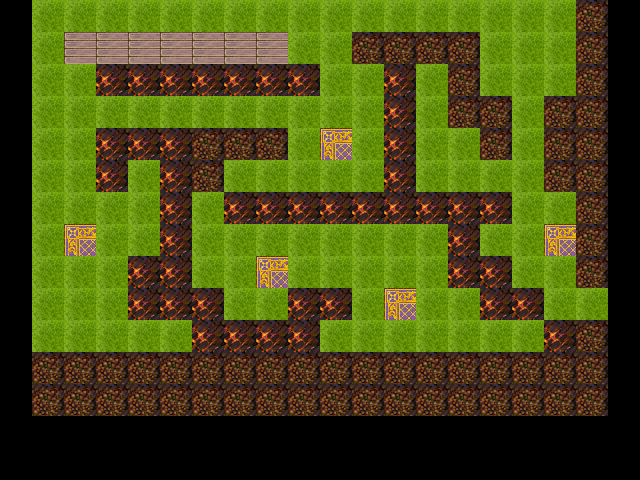

This game map was drawn from its Tiled (.tmx) file and the tilesets committed beside it. A one-line description and the full map source follow:
An orthogonal 20x15 tile map with 32x32 px tiles, 1 tile layer (Camada de Tiles 1).

<map version="1.0" orientation="orthogonal" width="20" height="15" tilewidth="32" tileheight="32">
 <tileset firstgid="1" name="fase2" tilewidth="32" tileheight="32">
  <image source="tiles.png" width="512" height="416" />
 </tileset>
 <layer name="Camada de Tiles 1" width="20" height="15">
  <data>
   <tile gid="0" />
   <tile gid="113" />
   <tile gid="113" />
   <tile gid="113" />
   <tile gid="113" />
   <tile gid="113" />
   <tile gid="113" />
   <tile gid="113" />
   <tile gid="113" />
   <tile gid="113" />
   <tile gid="113" />
   <tile gid="113" />
   <tile gid="113" />
   <tile gid="113" />
   <tile gid="113" />
   <tile gid="113" />
   <tile gid="113" />
   <tile gid="113" />
   <tile gid="166" />
   <tile gid="0" />
   <tile gid="0" />
   <tile gid="113" />
   <tile gid="175" />
   <tile gid="175" />
   <tile gid="175" />
   <tile gid="175" />
   <tile gid="175" />
   <tile gid="175" />
   <tile gid="175" />
   <tile gid="113" />
   <tile gid="113" />
   <tile gid="166" />
   <tile gid="166" />
   <tile gid="166" />
   <tile gid="166" />
   <tile gid="113" />
   <tile gid="113" />
   <tile gid="113" />
   <tile gid="166" />
   <tile gid="0" />
   <tile gid="0" />
   <tile gid="113" />
   <tile gid="113" />
   <tile gid="162" />
   <tile gid="162" />
   <tile gid="162" />
   <tile gid="162" />
   <tile gid="162" />
   <tile gid="162" />
   <tile gid="162" />
   <tile gid="113" />
   <tile gid="113" />
   <tile gid="162" />
   <tile gid="113" />
   <tile gid="166" />
   <tile gid="113" />
   <tile gid="113" />
   <tile gid="113" />
   <tile gid="166" />
   <tile gid="0" />
   <tile gid="0" />
   <tile gid="113" />
   <tile gid="113" />
   <tile gid="113" />
   <tile gid="113" />
   <tile gid="113" />
   <tile gid="113" />
   <tile gid="113" />
   <tile gid="113" />
   <tile gid="113" />
   <tile gid="113" />
   <tile gid="113" />
   <tile gid="162" />
   <tile gid="113" />
   <tile gid="166" />
   <tile gid="166" />
   <tile gid="113" />
   <tile gid="166" />
   <tile gid="166" />
   <tile gid="0" />
   <tile gid="0" />
   <tile gid="113" />
   <tile gid="113" />
   <tile gid="162" />
   <tile gid="162" />
   <tile gid="162" />
   <tile gid="166" />
   <tile gid="166" />
   <tile gid="166" />
   <tile gid="113" />
   <tile gid="173" />
   <tile gid="113" />
   <tile gid="162" />
   <tile gid="113" />
   <tile gid="113" />
   <tile gid="166" />
   <tile gid="113" />
   <tile gid="166" />
   <tile gid="166" />
   <tile gid="0" />
   <tile gid="0" />
   <tile gid="113" />
   <tile gid="113" />
   <tile gid="162" />
   <tile gid="113" />
   <tile gid="162" />
   <tile gid="166" />
   <tile gid="113" />
   <tile gid="113" />
   <tile gid="113" />
   <tile gid="113" />
   <tile gid="113" />
   <tile gid="162" />
   <tile gid="113" />
   <tile gid="113" />
   <tile gid="113" />
   <tile gid="113" />
   <tile gid="166" />
   <tile gid="166" />
   <tile gid="0" />
   <tile gid="0" />
   <tile gid="113" />
   <tile gid="113" />
   <tile gid="113" />
   <tile gid="113" />
   <tile gid="162" />
   <tile gid="113" />
   <tile gid="162" />
   <tile gid="162" />
   <tile gid="162" />
   <tile gid="162" />
   <tile gid="162" />
   <tile gid="162" />
   <tile gid="162" />
   <tile gid="162" />
   <tile gid="162" />
   <tile gid="113" />
   <tile gid="113" />
   <tile gid="166" />
   <tile gid="0" />
   <tile gid="0" />
   <tile gid="113" />
   <tile gid="173" />
   <tile gid="113" />
   <tile gid="113" />
   <tile gid="162" />
   <tile gid="113" />
   <tile gid="113" />
   <tile gid="113" />
   <tile gid="113" />
   <tile gid="113" />
   <tile gid="113" />
   <tile gid="113" />
   <tile gid="113" />
   <tile gid="162" />
   <tile gid="113" />
   <tile gid="113" />
   <tile gid="173" />
   <tile gid="166" />
   <tile gid="0" />
   <tile gid="0" />
   <tile gid="113" />
   <tile gid="113" />
   <tile gid="113" />
   <tile gid="162" />
   <tile gid="162" />
   <tile gid="113" />
   <tile gid="113" />
   <tile gid="173" />
   <tile gid="113" />
   <tile gid="113" />
   <tile gid="113" />
   <tile gid="113" />
   <tile gid="113" />
   <tile gid="162" />
   <tile gid="162" />
   <tile gid="113" />
   <tile gid="113" />
   <tile gid="166" />
   <tile gid="0" />
   <tile gid="0" />
   <tile gid="113" />
   <tile gid="113" />
   <tile gid="113" />
   <tile gid="162" />
   <tile gid="162" />
   <tile gid="162" />
   <tile gid="113" />
   <tile gid="113" />
   <tile gid="162" />
   <tile gid="162" />
   <tile gid="113" />
   <tile gid="173" />
   <tile gid="113" />
   <tile gid="113" />
   <tile gid="162" />
   <tile gid="162" />
   <tile gid="113" />
   <tile gid="113" />
   <tile gid="0" />
   <tile gid="0" />
   <tile gid="113" />
   <tile gid="113" />
   <tile gid="113" />
   <tile gid="113" />
   <tile gid="113" />
   <tile gid="162" />
   <tile gid="162" />
   <tile gid="162" />
   <tile gid="162" />
   <tile gid="113" />
   <tile gid="113" />
   <tile gid="113" />
   <tile gid="113" />
   <tile gid="113" />
   <tile gid="113" />
   <tile gid="113" />
   <tile gid="162" />
   <tile gid="166" />
   <tile gid="0" />
   <tile gid="0" />
   <tile gid="166" />
   <tile gid="166" />
   <tile gid="166" />
   <tile gid="166" />
   <tile gid="166" />
   <tile gid="166" />
   <tile gid="166" />
   <tile gid="166" />
   <tile gid="166" />
   <tile gid="166" />
   <tile gid="166" />
   <tile gid="166" />
   <tile gid="166" />
   <tile gid="166" />
   <tile gid="166" />
   <tile gid="166" />
   <tile gid="166" />
   <tile gid="166" />
   <tile gid="0" />
   <tile gid="0" />
   <tile gid="166" />
   <tile gid="166" />
   <tile gid="166" />
   <tile gid="166" />
   <tile gid="166" />
   <tile gid="166" />
   <tile gid="166" />
   <tile gid="166" />
   <tile gid="166" />
   <tile gid="166" />
   <tile gid="166" />
   <tile gid="166" />
   <tile gid="166" />
   <tile gid="166" />
   <tile gid="166" />
   <tile gid="166" />
   <tile gid="166" />
   <tile gid="166" />
   <tile gid="0" />
   <tile gid="0" />
   <tile gid="0" />
   <tile gid="0" />
   <tile gid="0" />
   <tile gid="0" />
   <tile gid="0" />
   <tile gid="0" />
   <tile gid="0" />
   <tile gid="0" />
   <tile gid="0" />
   <tile gid="0" />
   <tile gid="0" />
   <tile gid="0" />
   <tile gid="0" />
   <tile gid="0" />
   <tile gid="0" />
   <tile gid="0" />
   <tile gid="0" />
   <tile gid="0" />
   <tile gid="0" />
   <tile gid="0" />
   <tile gid="0" />
   <tile gid="0" />
   <tile gid="0" />
   <tile gid="0" />
   <tile gid="0" />
   <tile gid="0" />
   <tile gid="0" />
   <tile gid="0" />
   <tile gid="0" />
   <tile gid="0" />
   <tile gid="0" />
   <tile gid="0" />
   <tile gid="0" />
   <tile gid="0" />
   <tile gid="0" />
   <tile gid="0" />
   <tile gid="0" />
   <tile gid="0" />
   <tile gid="0" />
  </data>
 </layer>
</map>